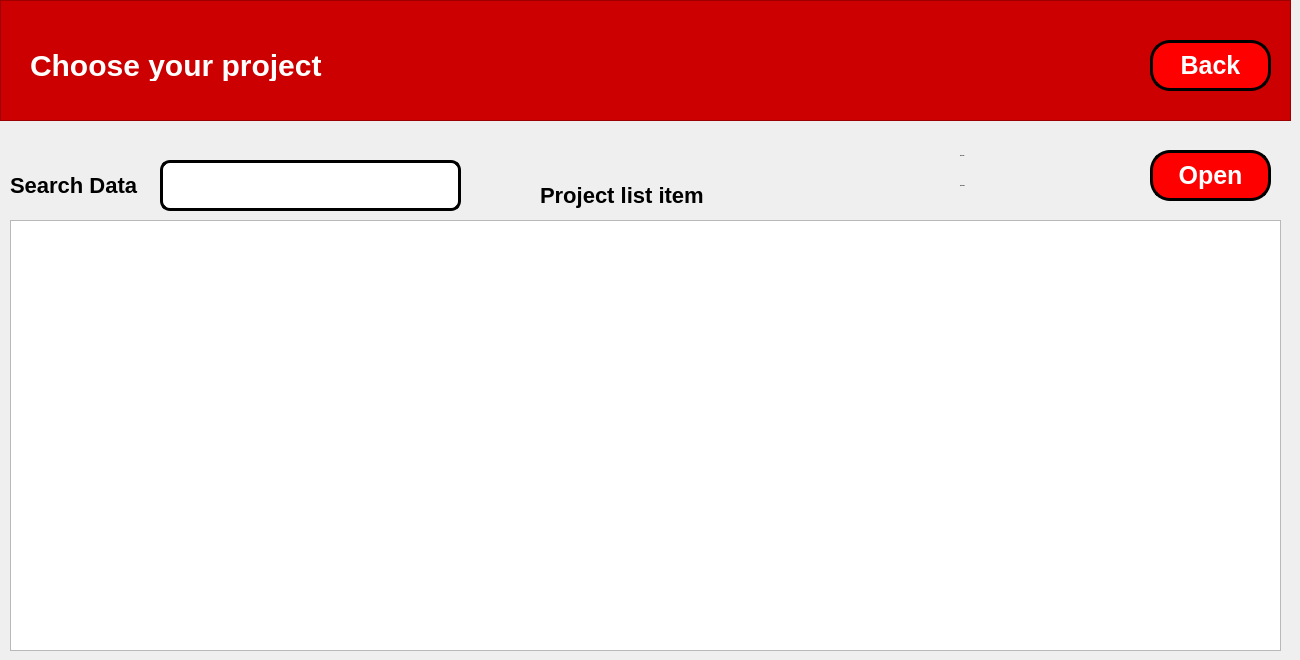
    <widget class="QWidget" name="getProject_7">
     <widget class="QTableView" name="tbChooseProjectTabel">
      <property name="geometry">
       <rect>
        <x>10</x>
        <y>220</y>
        <width>1271</width>
        <height>431</height>
       </rect>
      </property>
     </widget>
     <widget class="QFrame" name="frame_6">
      <property name="geometry">
       <rect>
        <x>0</x>
        <y>0</y>
        <width>1291</width>
        <height>121</height>
       </rect>
      </property>
      <property name="styleSheet">
       <string notr="true">QFrame {
	background-color: rgb(204, 0, 0);
	color: white;
}</string>
      </property>
      <property name="frameShape">
       <enum>QFrame::StyledPanel</enum>
      </property>
      <property name="frameShadow">
       <enum>QFrame::Raised</enum>
      </property>
      <widget class="QPushButton" name="btChooseProjectBack">
       <property name="geometry">
        <rect>
         <x>1150</x>
         <y>40</y>
         <width>121</width>
         <height>51</height>
        </rect>
       </property>
       <property name="cursor">
        <cursorShape>PointingHandCursor</cursorShape>
       </property>
       <property name="layoutDirection">
        <enum>Qt::LeftToRight</enum>
       </property>
       <property name="styleSheet">
        <string notr="true">QPushButton {
	border-radius: 20px;
	background: red;
	color: white;
	font-weight: bold;
	font-size: 25px;
	border: 3px solid black;
  	text-align: center;
}

QPushButton:hover {
    background: qradialgradient(
        cx: 0.3, cy: -0.4, fx: 0.3, fy: -0.4,
        radius: 1.35, stop: 0 #fff, stop: 1 #bbb
        );
	color: black;
	border: 3px solid black;
    }

QPushButton:pressed {
    border-style: inset;
    background: qradialgradient(
        cx: 0.4, cy: -0.1, fx: 0.4, fy: -0.1,
        radius: 1.35, stop: 0 #fff, stop: 1 #ddd
        );
    }

QPushButton::icon {
    margin-bottom: 5px; 
}
</string>
       </property>
       <property name="text">
        <string>Back</string>
       </property>
       <property name="iconSize">
        <size>
         <width>50</width>
         <height>50</height>
        </size>
       </property>
       <property name="flat">
        <bool>false</bool>
       </property>
      </widget>
      <widget class="QLabel" name="lbGetData_8">
       <property name="geometry">
        <rect>
         <x>30</x>
         <y>50</y>
         <width>301</width>
         <height>31</height>
        </rect>
       </property>
       <property name="styleSheet">
        <string notr="true">QLabel {
	font-size: 30px;
	font-weight: bold;
}</string>
       </property>
       <property name="text">
        <string>Choose your project</string>
       </property>
      </widget>
     </widget>
     <widget class="QLabel" name="lbGetData_6">
      <property name="geometry">
       <rect>
        <x>540</x>
        <y>180</y>
        <width>181</width>
        <height>31</height>
       </rect>
      </property>
      <property name="styleSheet">
       <string notr="true">QLabel {
	font-size: 22px;
	font-weight: bold;
}</string>
      </property>
      <property name="text">
       <string>Project list item</string>
      </property>
     </widget>
     <widget class="QPushButton" name="btChooseProjectOpen">
      <property name="geometry">
       <rect>
        <x>1150</x>
        <y>150</y>
        <width>121</width>
        <height>51</height>
       </rect>
      </property>
      <property name="cursor">
       <cursorShape>PointingHandCursor</cursorShape>
      </property>
      <property name="layoutDirection">
       <enum>Qt::LeftToRight</enum>
      </property>
      <property name="styleSheet">
       <string notr="true">QPushButton {
	border-radius: 20px;
	background: red;
	color: white;
	font-weight: bold;
	font-size: 25px;
	border: 3px solid black;
  	text-align: center;
}

QPushButton:hover {
    background: qradialgradient(
        cx: 0.3, cy: -0.4, fx: 0.3, fy: -0.4,
        radius: 1.35, stop: 0 #fff, stop: 1 #bbb
        );
	color: black;
	border: 3px solid black;
    }

QPushButton:pressed {
    border-style: inset;
    background: qradialgradient(
        cx: 0.4, cy: -0.1, fx: 0.4, fy: -0.1,
        radius: 1.35, stop: 0 #fff, stop: 1 #ddd
        );
    }

QPushButton::icon {
    margin-bottom: 5px; 
}
</string>
      </property>
      <property name="text">
       <string>Open</string>
      </property>
      <property name="iconSize">
       <size>
        <width>50</width>
        <height>50</height>
       </size>
      </property>
      <property name="flat">
       <bool>false</bool>
      </property>
     </widget>
     <widget class="QLabel" name="lbChooseProjectGetCode">
      <property name="geometry">
       <rect>
        <x>960</x>
        <y>140</y>
        <width>181</width>
        <height>31</height>
       </rect>
      </property>
      <property name="styleSheet">
       <string notr="true">QLabel {
	font-size: 1px;
	font-weight: bold;
}</string>
      </property>
      <property name="text">
       <string>$getCode</string>
      </property>
     </widget>
     <widget class="QLineEdit" name="txtChooseProjectCari">
      <property name="geometry">
       <rect>
        <x>160</x>
        <y>160</y>
        <width>301</width>
        <height>51</height>
       </rect>
      </property>
      <property name="styleSheet">
       <string notr="true">QLineEdit {
	border-radius: 10px;
	border: 3px solid black;
	font-size: 20px;
}</string>
      </property>
     </widget>
     <widget class="QLabel" name="label_34">
      <property name="geometry">
       <rect>
        <x>10</x>
        <y>160</y>
        <width>151</width>
        <height>51</height>
       </rect>
      </property>
      <property name="styleSheet">
       <string notr="true">QLabel {
	font-size: 22px;
	font-weight: bold;
}</string>
      </property>
      <property name="text">
       <string>Search Data</string>
      </property>
     </widget>
     <widget class="QLabel" name="lbChooseProjectGetName">
      <property name="geometry">
       <rect>
        <x>960</x>
        <y>170</y>
        <width>181</width>
        <height>31</height>
       </rect>
      </property>
      <property name="styleSheet">
       <string notr="true">QLabel {
	font-size: 1px;
	font-weight: bold;
}</string>
      </property>
      <property name="text">
       <string>$getName</string>
      </property>
     </widget>
    </widget>
